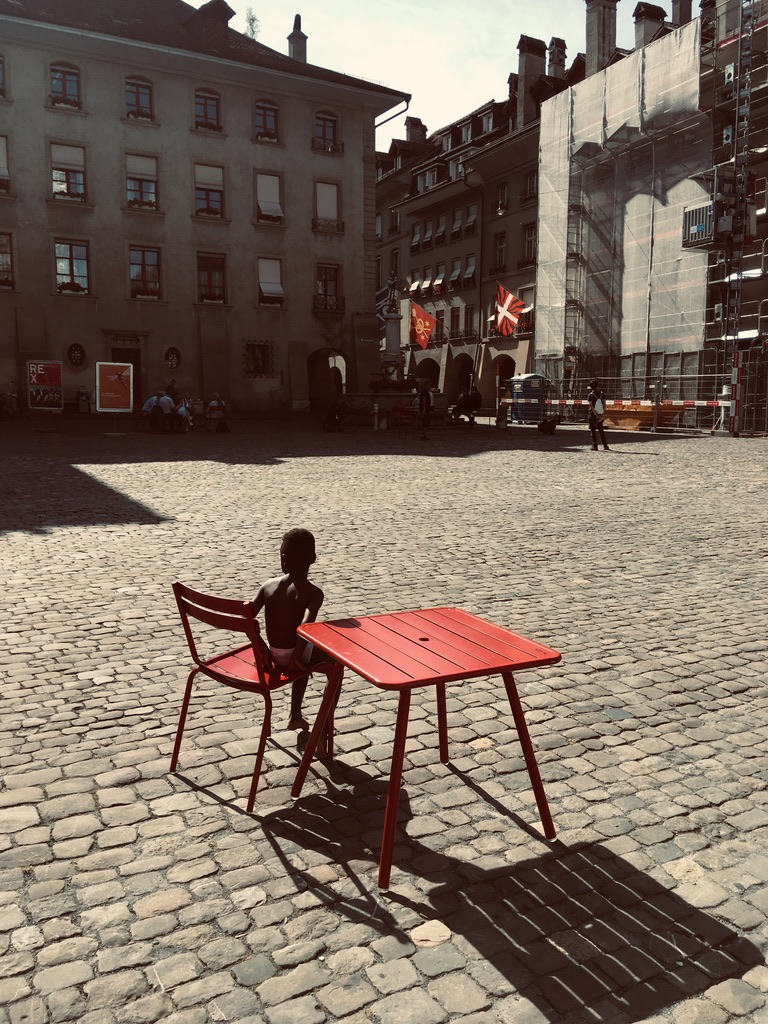
#> input picture example/source.png, 768 x 1024 px
$ jupyter execute Histogram_Matching.ipynb
#> lines starting #> are read from the running program, lines starting #| are printed output that depends on the picture
[cell 1]
import cv2
import numpy as np
from scipy.interpolate import interp1d
import argparse
from skimage import io
import matplotlib.pyplot as plt

[cell 2]
s_path = './example/source.png'

[cell 3]
r_path = './example/ref.png'

### Histogram Matching

##### Color Transfering by adjusting the histogram to match

[cell 4]
def est_cdf(X):
    bins = np.arange(257)
    y = np.histogram(X, bins, density=True)
    cdf_hist = np.cumsum(y[0])
    x_range = y[1][:256]
    P = interp1d(x_range, cdf_hist)
    return P

[cell 5]
def transfer(from_im, to_im):
    # Get the cdf's for each array, as well as the inverse cdf for the from_im
    F = est_cdf(to_im)
    G = est_cdf(from_im)
    G_inv = np.interp(F.y, G.y, G.x, left=0.0, right=1.0)

    # Figure out how to map olf values to new values
    mapping = {}
    x_range = np.arange(256)
    for n, i in enumerate(x_range):
        val = F(i)
        xj = G_inv[n]
        xj = round(xj)
        mapping[i] = xj

    # Apply the mapping
    v_map = np.vectorize(lambda x: mapping[x])
    result = v_map(to_im)
    return result

[cell 6]
def transfer_using_colorspace(source, reference, strength = 1.0):
    from_im_cvt = cv2.cvtColor(reference, cv2.COLOR_BGR2LAB)
    to_im_cvt = cv2.cvtColor(source, cv2.COLOR_BGR2LAB)
    result = to_im_cvt.copy()
    # Only apply histogram transfer in a and b channal
    for i in [1,2]:
        result[:,:,i] = transfer(from_im_cvt[:,:,i], to_im_cvt[:,:,i])
    return cv2.cvtColor(result, cv2.COLOR_LAB2BGR)*strength + source * (1 - strength)

#### Read images

[cell 7]
source = io.imread(s_path)
#> source is the input picture: shape (1024, 768, 4); mean R, G, B, A 126.5, 109.2, 96.4, 255
reference = io.imread(r_path)
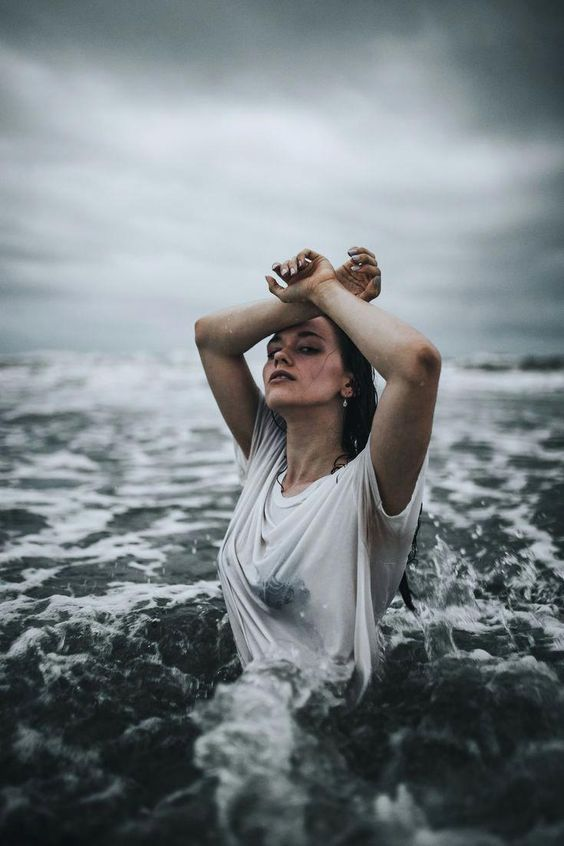
#> input picture example/ref.png, 564 x 846 px
#> reference is the input picture: shape (846, 564, 3); mean R, G, B 121.2, 128.7, 132.3

[cell 8]
plt.imshow(source)
plt.title('Original Image', fontsize=5)
plt.xlabel('Color before color transfering process', fontsize=5)
plt.xticks([])
plt.yticks([])
plt.savefig("./result/figure_1_source_image.png", dpi=300,bbox_inches='tight')

[cell 9]
plt.close()

[cell 10]
plt.imshow(reference)
plt.title('Reference Image', fontsize=5)
plt.xlabel('The original image will be processed to have similar look', fontsize=5)
plt.xticks([])
plt.yticks([])
plt.savefig("./result/figure_2_reference_image.png", dpi=300,bbox_inches='tight')

[cell 11]
plt.close()

[cell 12]
source = cv2.cvtColor(source, cv2.COLOR_RGB2BGR)
#> source: shape (1024, 768, 3)
reference = cv2.cvtColor(reference, cv2.COLOR_RGB2BGR)

[cell 13]
strength = 0.8

#### Convert to CIELab

[cell 14]
source_im_cvt = cv2.cvtColor(source, cv2.COLOR_BGR2LAB)
#> source_im_cvt: shape (1024, 768, 3); mean of channels 0, 1, 2 117.2, 133.3, 137.7
reference_im_cvt = cv2.cvtColor(reference, cv2.COLOR_BGR2LAB)
#> reference_im_cvt: shape (846, 564, 3); mean of channels 0, 1, 2 133, 126, 125.2

[cell 15]
result = source_im_cvt.copy()

### Alpha channal

[cell 16]
alpha_source_im = source_im_cvt[:,:,1]
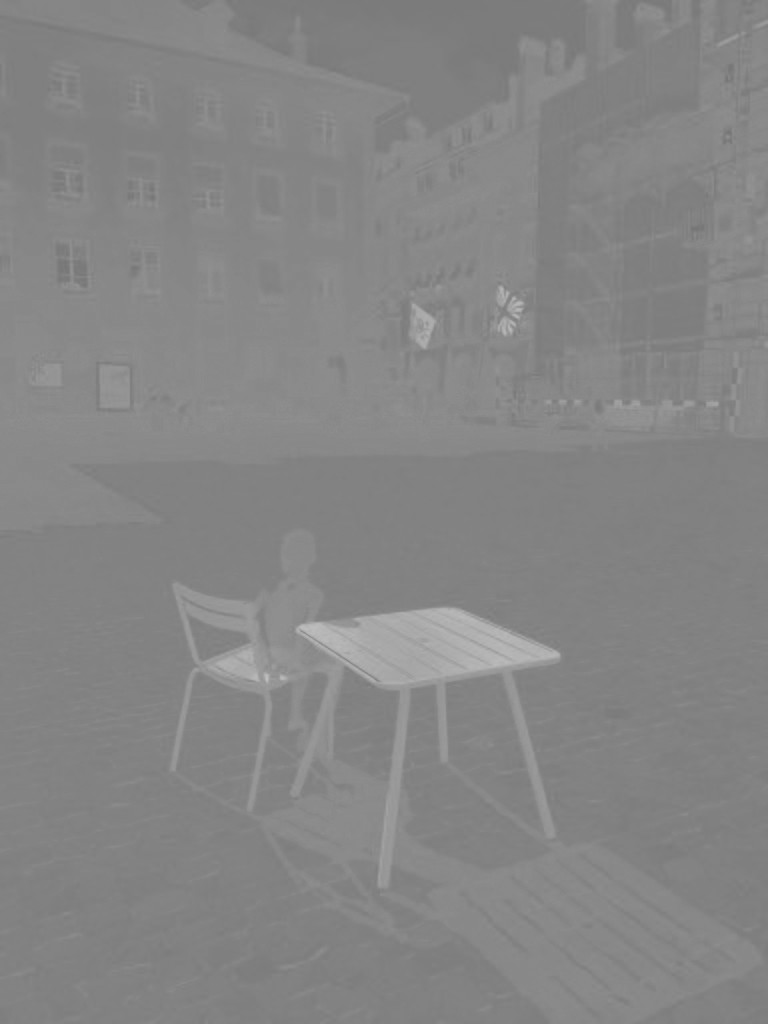
#> alpha_source_im: shape (1024, 768); min 118, max 191, mean 133.3
alpha_reference_im = reference_im_cvt[:,:,1]
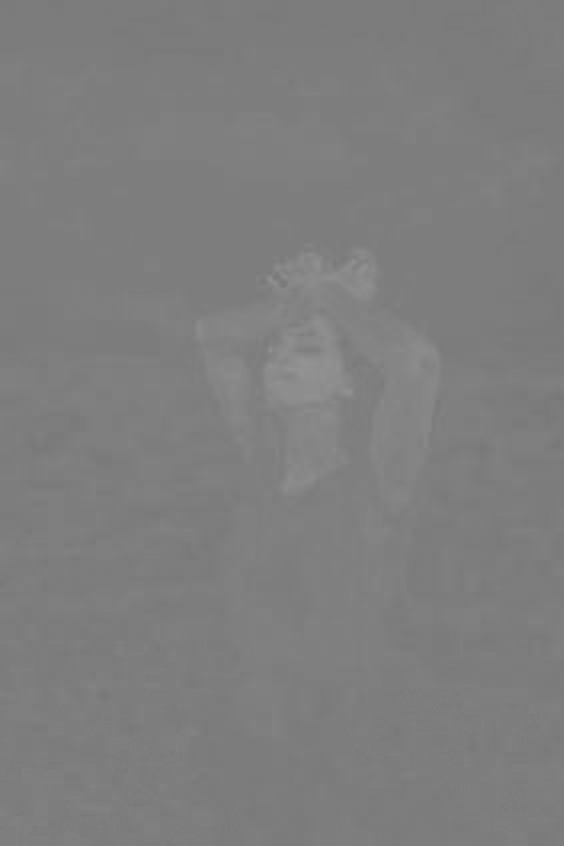
#> alpha_reference_im: shape (846, 564); min 120, max 148, mean 126

#### Find source CDF

[cell 17]
bins = np.arange(257)
hist, hist_bin = np.histogram(alpha_source_im, bins, density=True)
#> hist = 256 values, max 0.181 at index 130, min 0 at index 0, mean 0.00391; hist_bin = 257 values from 0 to 256

[cell 18]
center = (hist_bin[:-1] + hist_bin[1:]) / 2
#> center = 256 values from 0.5 to 255.5
width = 0.7 * (hist_bin[1] - hist_bin[0])
#> width = 0.7
plt.title('Histogram of source alpha channal', fontsize=5)
plt.bar(center, hist, align='center', width=width)
plt.savefig("./result/figure_3_source_image_histogram_alpha_.png", dpi=300)
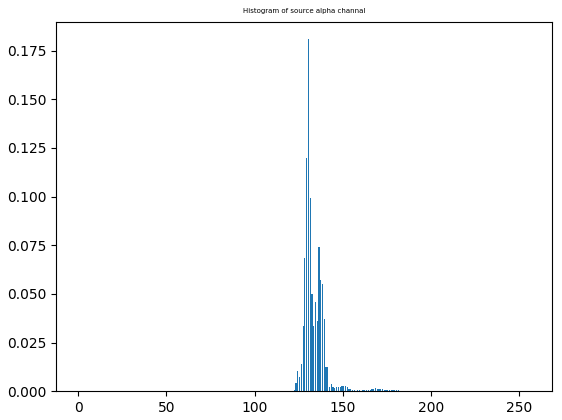
#> figure drawn by matplotlib, 1 panel; tallest bar 0.181 high, from x = 130.2 to 130.8

[cell 19]
plt.close()

[cell 20]
cdf_hist = np.cumsum(hist)
#> cdf_hist = 256 values from 0 to 1
x_range = hist_bin[:256]
#> x_range = 256 values from 0 to 255
alpha_s_cdf = interp1d(x_range, cdf_hist)

[cell 21]
plt.title('CDF of source histogram in alpha channal', fontsize=5)
plt.plot(alpha_s_cdf.x,alpha_s_cdf.y)
plt.savefig("./result/figure_4_source_image_cdf_alpha_cdf.png", dpi=300)
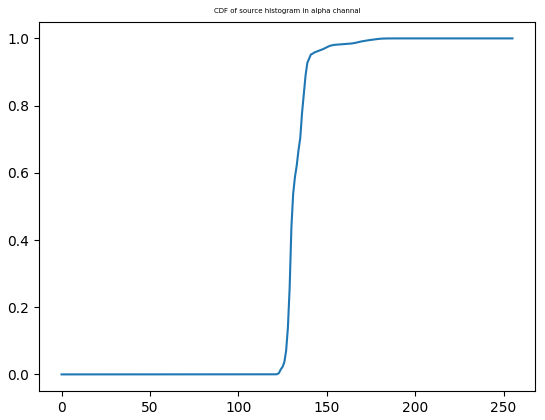
#> figure drawn by matplotlib, 1 panel; curve peaks at x = 191, y = 1

[cell 22]
plt.close()

#### Find reference CDF

[cell 23]
bins = np.arange(257)
hist, hist_bin = np.histogram(alpha_reference_im, bins, density=True)
#> hist = 256 values, max 0.275 at index 125, min 0 at index 0, mean 0.00391

[cell 24]
center = (hist_bin[:-1] + hist_bin[1:]) / 2
width = 0.7 * (hist_bin[1] - hist_bin[0])
plt.title('Histogram of reference alpha channal', fontsize=5)
plt.bar(center, hist, align='center', width=width)
plt.savefig("./result/figure_5_reference_image_histogram_alpha_.png", dpi=300)
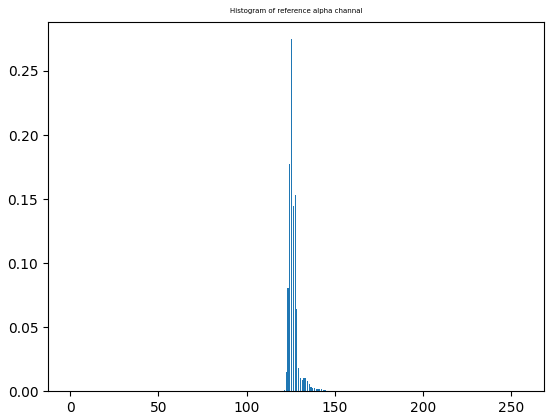
#> figure drawn by matplotlib, 1 panel; tallest bar 0.275 high, from x = 125.2 to 125.9

[cell 25]
plt.close()

[cell 26]
cdf_hist = np.cumsum(hist)
x_range = hist_bin[:256]
alpha_r_cdf = interp1d(x_range, cdf_hist)

[cell 27]
plt.title('CDF of reference histogram in alpha channal', fontsize=5)
plt.plot(alpha_r_cdf.x,alpha_r_cdf.y)
plt.savefig("./result/figure_6_reference_image_cdf_alpha.png", dpi=300)
#> figure, not shown here; curve peaks at x = 148, y = 1

[cell 28]
plt.close()

[cell 29]
alpha_r_cdf_inverse = np.interp(alpha_s_cdf.y, alpha_r_cdf.y, alpha_r_cdf.x, left=0.0, right=1.0)
#> alpha_r_cdf_inverse = 256 values from 119 to 255

[cell 30]
x_range = hist_bin[:256]
plt.title('Reverse CDF of reference histogram in alpha channal', fontsize=5)
plt.plot(x_range,alpha_r_cdf_inverse)
plt.savefig("./result/figure_7_reference_image_reversed_cdf_alpha_.png", dpi=300)
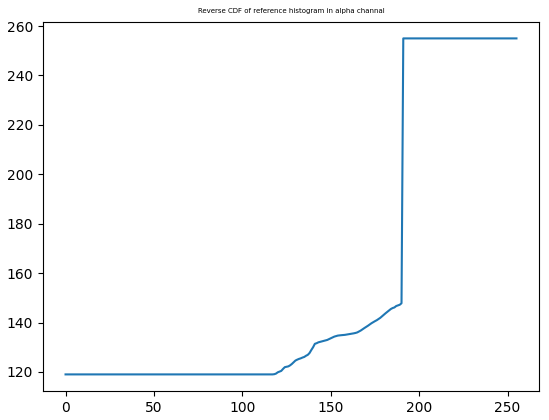
#> figure drawn by matplotlib, 1 panel; curve peaks at x = 191, y = 255

[cell 31]
plt.close()

#### Map old value to new value

[cell 32]
mapping = {}
x_range = np.arange(256)

[cell 33]
for n, i in enumerate(x_range):
    xj = alpha_r_cdf_inverse[n]
    xj = round(xj)
    mapping[i] = xj
#> after the loop, mapping = 256 items

[cell 34]
v_map = np.vectorize(lambda x: mapping[x])

[cell 35]
result[:,:,1] = v_map(source)[:,:,1]
#> result: shape (1024, 768, 3); mean of channels 0, 1, 2 117.2, 144, 137.7

### Beta channal

[cell 36]
beta_source_im = source_im_cvt[:,:,2]
beta_reference_im = reference_im_cvt[:,:,2]

#### Find source CDF

[cell 37]
bins = np.arange(257)
hist, hist_bin = np.histogram(beta_source_im, bins, density=True)
#> hist = 256 values, max 0.105 at index 142, min 0 at index 0, mean 0.00391

[cell 38]
center = (hist_bin[:-1] + hist_bin[1:]) / 2
width = 0.7 * (hist_bin[1] - hist_bin[0])
plt.title('Histogram of source beta channal', fontsize=5)
plt.bar(center, hist, align='center', width=width)
plt.savefig("./result/figure_8_source_image_histogram_beta_.png", dpi=300)
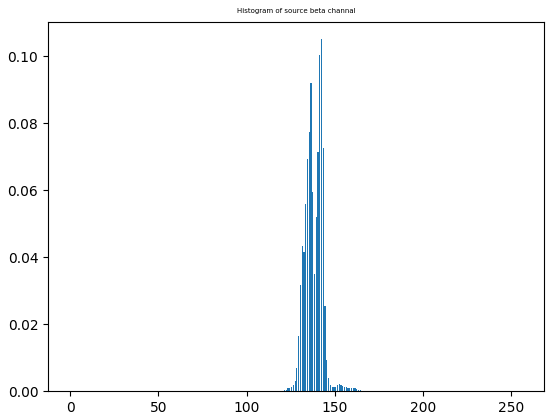
#> figure drawn by matplotlib, 1 panel; tallest bar 0.105 high, from x = 142.2 to 142.8

[cell 39]
plt.close()

[cell 40]
cdf_hist = np.cumsum(hist)
x_range = hist_bin[:256]
beta_s_cdf = interp1d(x_range, cdf_hist)

[cell 41]
plt.title('CDF of source histogram in beta channal', fontsize=5)
plt.plot(beta_s_cdf.x,beta_s_cdf.y)
plt.savefig("./result/figure_9_source_image_cdf_beta_.png", dpi=300)
#> figure, not shown here; curve peaks at x = 181, y = 1

#### Find reference CDF

[cell 42]
bins = np.arange(257)
hist, hist_bin = np.histogram(beta_reference_im, bins, density=True)
#> hist = 256 values, max 0.232 at index 124, min 0 at index 0, mean 0.00391

[cell 43]
center = (hist_bin[:-1] + hist_bin[1:]) / 2
width = 0.7 * (hist_bin[1] - hist_bin[0])
plt.title('Histogram of reference beta channal', fontsize=5)
plt.bar(center, hist, align='center', width=width)
plt.savefig("./result/figure_10_reference_image_histogram_beta_.png", dpi=300)
#> figure, not shown here; tallest bar 0.232 high, from x = 124.2 to 124.9

[cell 44]
plt.close()

[cell 45]
cdf_hist = np.cumsum(hist)
x_range = hist_bin[:256]
beta_r_cdf = interp1d(x_range, cdf_hist)

[cell 46]
plt.title('CDF of reference histogram in alpha channal', fontsize=5)
plt.plot(beta_r_cdf.x,beta_r_cdf.y)
plt.savefig("./result/figure_11_reference_image_cdf_beta_.png", dpi=300)
#> figure, not shown here; curve peaks at x = 150, y = 1

[cell 47]
plt.close()

[cell 48]
beta_r_cdf_inverse = np.interp(beta_s_cdf.y, beta_r_cdf.y, beta_r_cdf.x, left=0.0, right=1.0)
#> beta_r_cdf_inverse = 256 values, max 149.8 at index 180, min 1 at index 181, mean 87.36

[cell 49]
x_range = hist_bin[:256]
plt.title('Reverse CDF of reference histogram in beta channal', fontsize=5)
plt.plot(x_range,beta_r_cdf_inverse)
plt.savefig("./result/figure_12_reference_image_reversed_cdf_beta_.png", dpi=300)
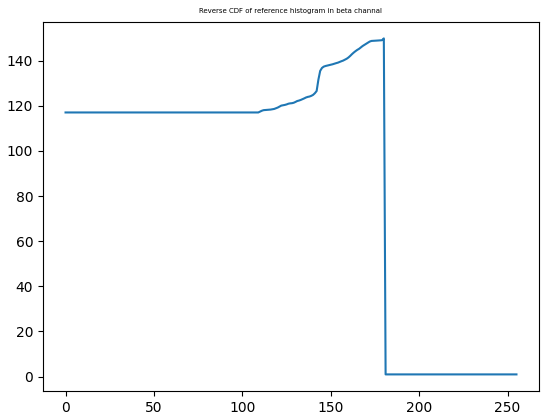
#> figure drawn by matplotlib, 1 panel; curve peaks at x = 180, y = 149.8

[cell 50]
plt.close()

#### Map old value to new value

[cell 51]
mapping = {}
x_range = np.arange(256)

[cell 52]
for n, i in enumerate(x_range):
    xj = beta_r_cdf_inverse[n]
    xj = round(xj)
    mapping[i] = xj

[cell 53]
v_map = np.vectorize(lambda x: mapping[x])

[cell 54]
result[:,:,2] = v_map(source)[:,:,2]
#> result: shape (1024, 768, 3); mean of channels 0, 1, 2 117.2, 144, 83.5

#### Transfer value

[cell 55]
result = cv2.cvtColor(result, cv2.COLOR_LAB2BGR) * strength + source * (1 - strength)
#> result: shape (1024, 768, 3) float64; mean of channels 0, 1, 2 128.8, 100.3, 83

[cell 56]
cv2.imwrite('./result/output.jpg', result)
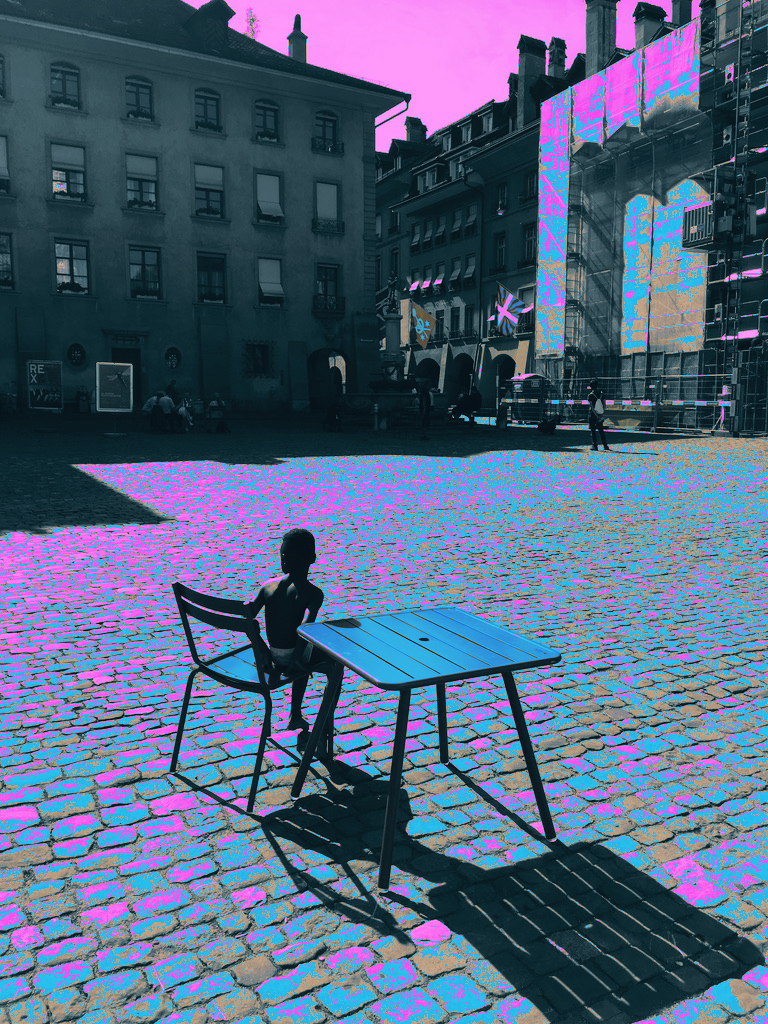
#> saved as output.jpg: shape (1024, 768, 3); mean B, G, R 128.8, 100.3, 83
#> Out = True
